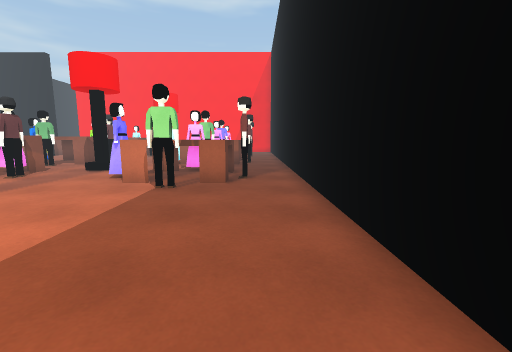
view 1 (above)

23 first-person views from a walk through a 3-D level made in the Unity game engine. The camera is 1.2 m above the floor, tilts 8° down and sees 90° across. The floor is counted in squares, 1 m on a side. Each view is taken from the middle of a square. On the plan, view 1 faces up. The plan holds only what a view shows up to about 12 squares ahead; the rest is blank. The place goes on beyond the plan. The player is left out. Surface patterns are stand-ins for the level's own textures.

view 2
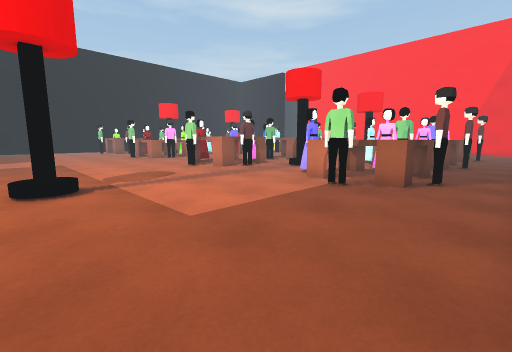

view 3
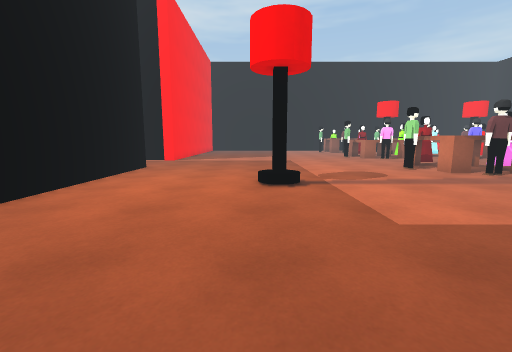

view 4
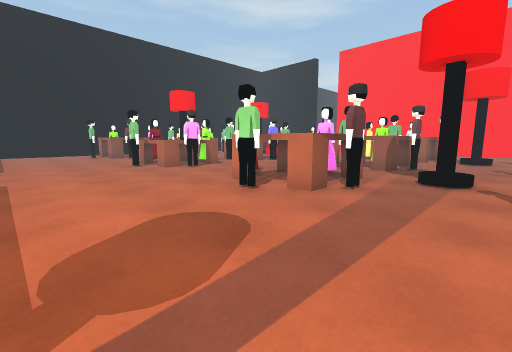

view 5
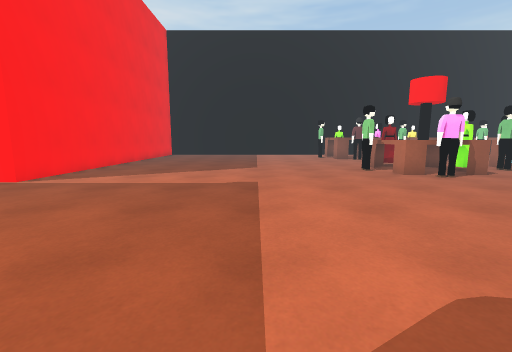

view 6
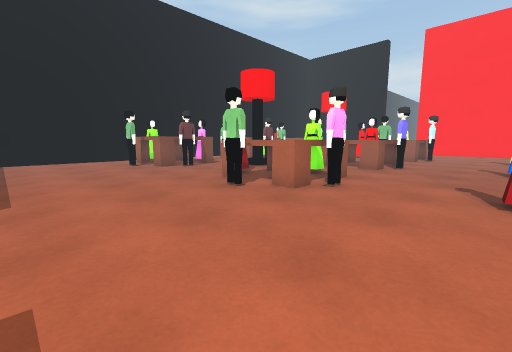

view 7
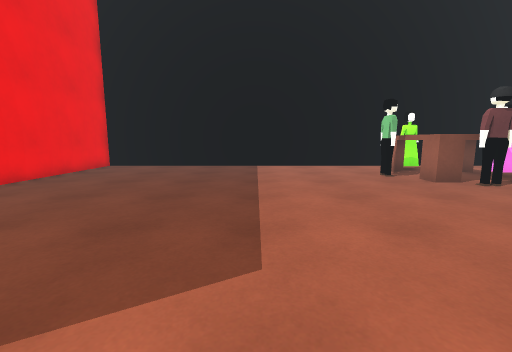

view 8
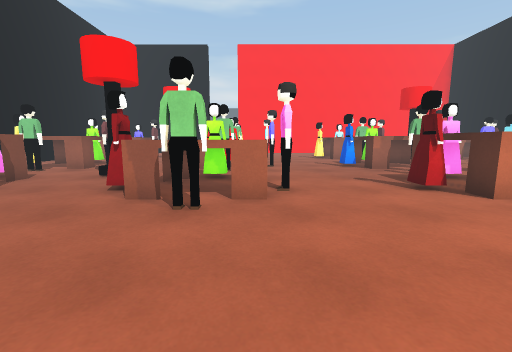

view 9
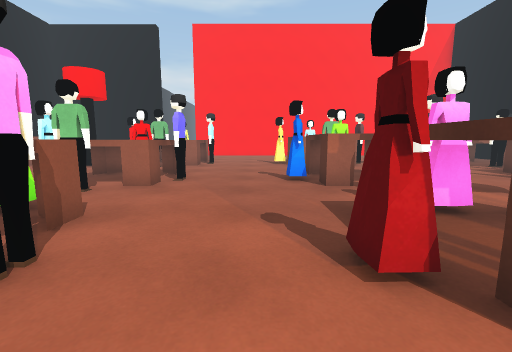

view 10
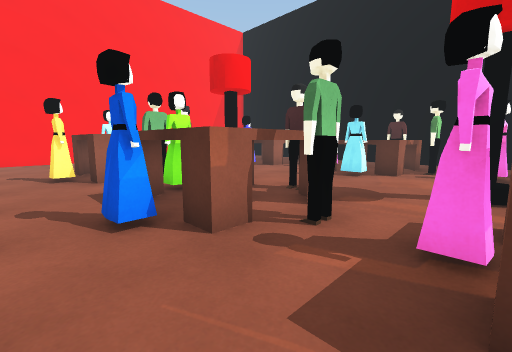

view 11
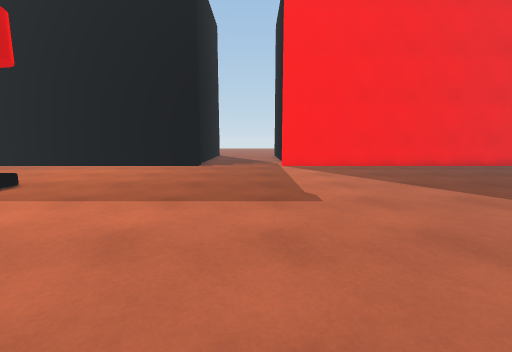

view 12
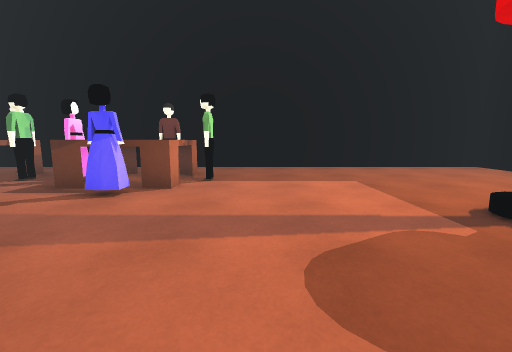

view 13
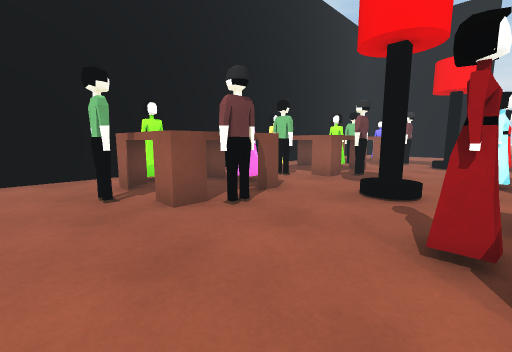

view 14
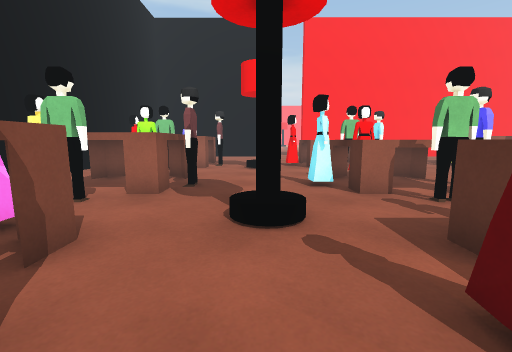

view 15
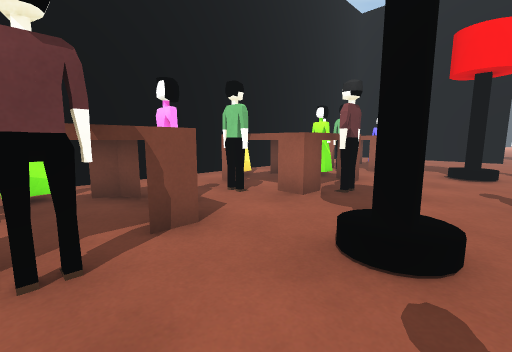

view 16
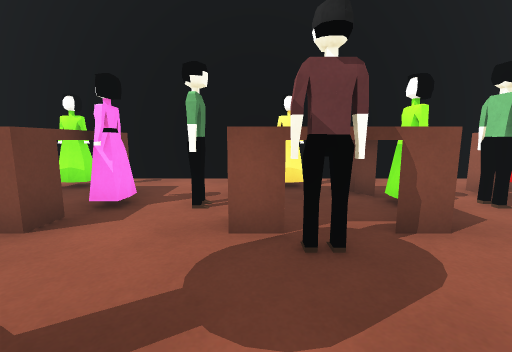

view 17
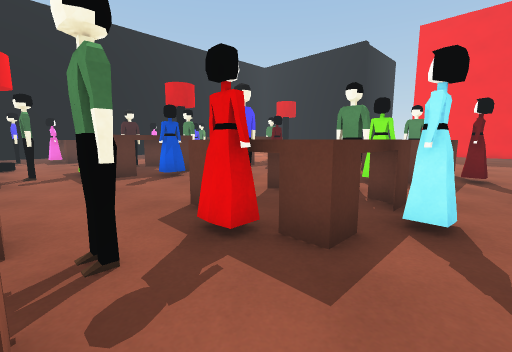

view 18
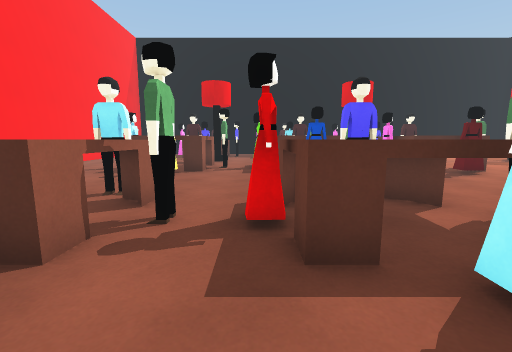

view 19
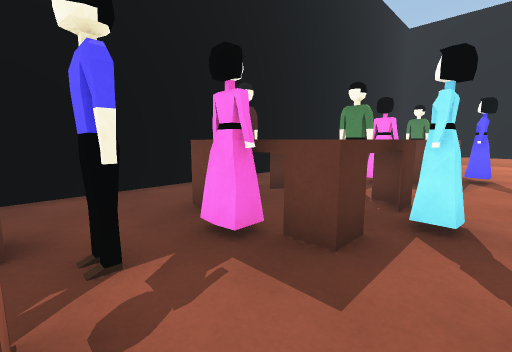

view 20
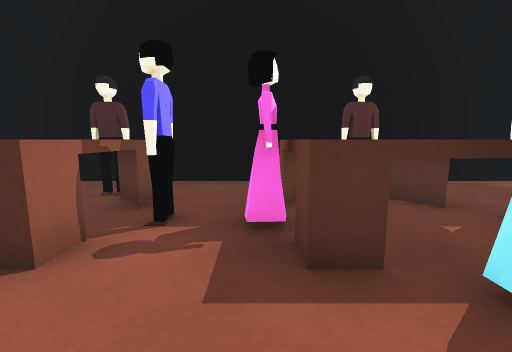

view 21
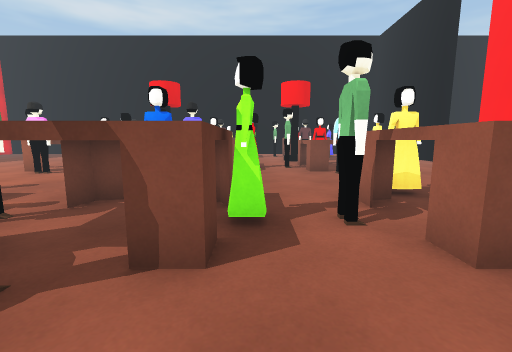

view 22
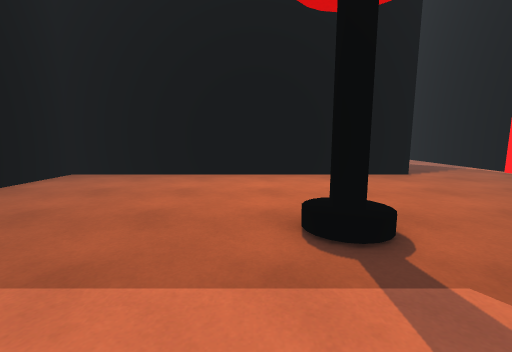

view 23
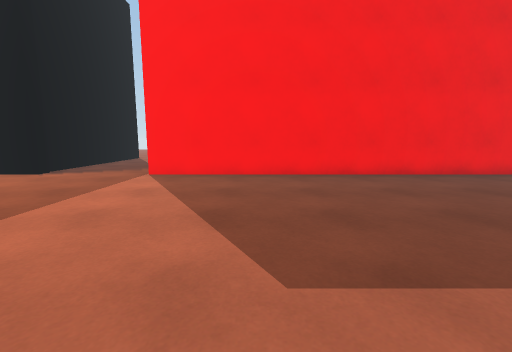

### Floor plan
Points are (right, up) in squares from view 1. A wall is a line through its corners. A room is listed if a view was taken in it or the views show most of it. See-through windows are left out.
Room 1 (views 1, 2, 3, 4, 5, 6, 7, 8, 9, 10, 11, 12, 13, 14, 15, 16, 17, 18, 19, 20, 21, 22, 23)
walls: (-10.3, -5.5) (-10.3, -4.9) (1.5, -4.9) (1.5, 18.5); (-14.5, -5.6) (-14.5, -7.5); (-10.1, -7.5) (-10.1, -5.6); (-28, 8.5) (-28, -4.9) (-14.3, -4.9) (-14.3, -5.5)
ways out: opening at (-24.5, 11) to room 3; opening at (-24.5, 17.5)
objects: table (-27, 6) to (-23, 10); other object (-21, 11); other object (-21, 18); table (-19, 6) to (-15, 10); table (-19, 12) to (-15, 16); table (-19, 17) to (-16, 18); table (-12, 6) to (-8, 10); table (-12, 12) to (-8, 16); table (-11, 17) to (-8, 18); other object (-6, 1); other object (-6, 10); other object (-6, 18); table (-4, 6) to (0, 10); table (-4, 12) to (0, 16); table (-4, 17) to (-1, 18)
Room 2 (no view inside)
walls: (-28, 15.5) (-28, 11.5)
ways out: opening at (-26.5, 12) to room 3; opening at (-26.5, 16)
objects: table (-27, 12) to (-23, 16)
Room 3 (no view inside)
walls: (-28, 11.5) (-28, 8.5)
ways out: opening at (-24.5, 11) to room 1; opening at (-26.5, 12) to room 2

Positions as (right, up) in squares from view 1, and headings:
1: (0, 0), facing up
2: (1, 0), facing up-left
3: (1, 0), facing left
4: (-5, 2), facing up-left
5: (-7, 2), facing left
6: (-12, 2), facing up-left
7: (-16, 2), facing left
8: (-16, 2), facing up
9: (-13, 6), facing up
10: (-13, 10), facing up-right
11: (-13, 7), facing down
12: (-10, 5), facing right
13: (-19, 5), facing up-left
14: (-21, 7), facing up
15: (-20, 8), facing up-left
16: (-20, 13), facing left
17: (-20, 18), facing down-right
18: (-21, 16), facing right
19: (-5, 18), facing down-right
20: (-6, 16), facing right
21: (-6, 16), facing left
22: (-5, 4), facing down
23: (-18, 4), facing down
